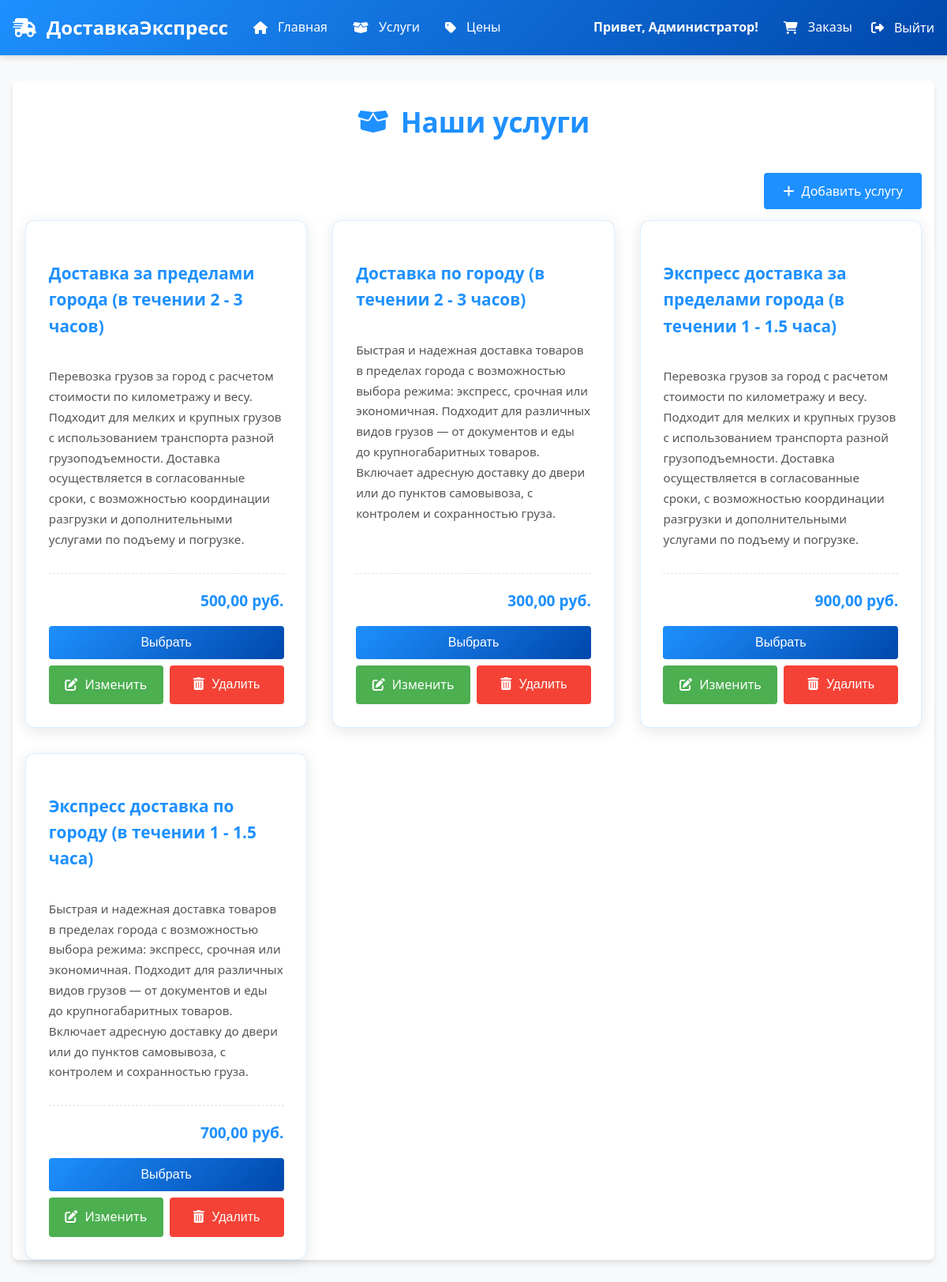
The app's page /services/ (signed in) with its own data.
### delivery/models.py (models this page shows, shortened)
class CustomUser(AbstractUser):
    username = None  # Удаляем поле username
    phone = models.CharField(_('Phone'), max_length=20, unique=True)
    name = models.CharField(_('Name'), max_length=100)
    USERNAME_FIELD = 'phone'
    REQUIRED_FIELDS = ['name']  # Обязательные поля при createsuperuser
    objects = CustomUserManager()

class Service(models.Model):
    name = models.CharField(max_length=100, verbose_name="Название услуги")
    description = models.TextField(verbose_name="Описание услуги")
    price = models.DecimalField(max_digits=10, decimal_places=2, verbose_name="Цена")
    class Meta:
        verbose_name = "Услуга"
        verbose_name_plural = "Услуги"
        ordering = ['name']

### delivery/views.py (the view)
# urls.py: path('', services, name='services'),
def services(request):
    services = Service.objects.all()  # Получаем все услуги из базы
    return render(request, 'services.html', {'services': services})

### templates/services.html (shortened to what this page needs)
{% extends "base.html" %}
{% block content %}
<div style="max-width: 1800px; margin: 2rem auto; padding: 0 1rem; background: white; border-radius: 8px; box-shadow: 0 4px 6px rgba(0, 0, 0, 0.1);">
    <div style="display: flex; align-items: center; margin-bottom: 1.5rem; justify-content: center;">
        <i style="font-size: 2rem; color: #1e90ff;" class="fas fa-box-open"></i>
        <h1 style="font-family: 'Segoe UI', Tahoma, Geneva, Verdana, sans-serif; font-size: 2.2rem; color: #1e90ff; margin-left: 10px; font-weight: 600; text-align: center;">
            Наши услуги
        </h1>
    </div>
    {% if user.is_staff or user.is_superuser %}
    <div style="margin-bottom: 1.5rem; text-align: right;">
        <a href="{% url 'delivery:service_create' %}"
           style="background: #1e90ff; color: white; padding: 0.75rem 1.5rem;
                  border: none; border-radius: 4px; font-weight: 500; font-size: 1rem;
                  text-decoration: none; transition: all 0.3s ease;">
            <i class="fas fa-plus"></i> Добавить услугу
        </a>
    </div>
    {% endif %}
    <div style="display: grid; grid-template-columns: repeat(4, 1fr); gap: 2rem; justify-items: stretch;">
        {% for service in services %}
        <div style="background: white; border-radius: 12px; padding: 1.8rem; box-shadow: 0 4px 20px rgba(0, 0, 0, 0.1); transition: all 0.3s ease; border: 1px solid rgba(30, 144, 255, 0.15); width: 100%; box-sizing: border-box; display: flex; flex-direction: column;">
            <h3 style="font-size: 1.3rem; color: #1e90ff; margin-bottom: 1.2rem; font-weight: 600;">{{ service.name }}</h3>
            <p style="color: #555; line-height: 1.7; margin-bottom: 1.8rem; font-size: 0.95rem; flex-grow: 1;">{{ service.description }}</p>
            <div style="font-weight: 700; color: #1e90ff; text-align: right; padding-top: 1.2rem; border-top: 1px dashed #e0e0e0; font-size: 1.2rem; margin-bottom: 1rem;">
                {{ service.price }} руб.
            </div>
            {% if user.is_authenticated %}
            <button onclick="selectService({{ service.id }})"
                    style="width: 100%; background: linear-gradient(135deg, #1e90ff, #0047ab); color: white; padding: 0.75rem;
                           border: none; border-radius: 4px; font-weight: 500; font-size: 1rem; cursor: pointer;
                           transition: transform 0.3s ease, box-shadow 0.3s ease; margin-bottom: 0.5rem;">
                Выбрать
            </button>
            {% endif %}
            {% if user.is_staff or user.is_superuser %}
            <div style="display: flex; gap: 0.5rem;">
                <a href="{% url 'delivery:service_edit' service.id %}"
                   style="flex: 1; background: #4CAF50; color: white; padding: 0.75rem; text-align: center;
                          border-radius: 4px; font-weight: 500; font-size: 1rem; text-decoration: none;
                          transition: all 0.3s ease;">
                    <i class="fas fa-edit"></i> Изменить
                </a>
                <button onclick="showDeleteModal('{% url 'delivery:service_delete' service.id %}', '{{ service.name|escapejs }}')"
                        style="flex: 1; background: #f44336; color: white; padding: 0.75rem; text-align: center;
                               border: none; border-radius: 4px; font-weight: 500; font-size: 1rem; cursor: pointer;
                               transition: all 0.3s ease;">
                    <i class="fas fa-trash-alt"></i> Удалить
                </button>
            </div>
            {% endif %}
        </div>
        {% endfor %}
    </div>
</div>
{% endblock %}

### templates/base.html (shortened to what this page needs)
<!DOCTYPE html>
<html lang="ru">
<head>
    <link rel="stylesheet" href="https://cdnjs.cloudflare.com/ajax/libs/font-awesome/6.4.0/css/all.min.css" />
</head>
<body>
    <header>
        <div class="container">
            <nav>
                <div class="left-nav">
                    <a href="{% url 'home' %}" class="logo">
                        <i class="fas fa-truck-fast"></i>
                        <span>ДоставкаЭкспресс</span>
                    </a>
                    <a href="{% url 'home' %}"><i class="fas fa-home"></i> Главная</a>
                    <a href="{% url 'delivery:services' %}"><i class="fas fa-box-open"></i> Услуги</a>
                    <a href="{% url 'prices:prices' %}"><i class="fas fa-tag"></i> Цены</a>
                </div>
                <div class="right-nav">
                    {% if user.is_authenticated %}
                        <span class="user-greeting">Привет, {{ user.name }}!</span>
                        {% if user.is_superuser or user.is_staff %}
                            <a href="{% url 'orders' %}"><i class="fas fa-shopping-cart"></i> Заказы</a>
                        {% else %}
                            <a href="{% url 'profile' %}"><i class="fas fa-user"></i> Профиль</a>
                        {% endif %}
                        <form class="logoutButton" id="logout-form" method="post" action="/logout/">
                            <button type="submit">
                                <i class="fas fa-sign-out-alt"></i> Выйти
                            </button>
                        </form>
                    {% else %}
                        <a href="{% url 'login' %}"><i class="fas fa-sign-in-alt"></i> Вход</a>
                        <a href="{% url 'register' %}"><i class="fas fa-user-plus"></i></a>
                    {% endif %}
                </div>
            </nav>
        </div>
    </header>
    <main class="container">
        {% block content %}{% endblock %}
    </main>
</body>
</html>

### templates/base.html (style rules this page uses)
body { font-family: 'Segoe UI', Tahoma, Geneva, Verdana, sans-serif; margin: 0; padding: 0; line-height: 1.6; background-color: #f8f9fa; }
header { background: linear-gradient(135deg, #1e90ff, #0047ab); color: white; padding: 1rem 0; box-shadow: 0 4px 6px rgba(0, 0, 0, 0.1); }
.container { max-width: 1800px; margin: 0 auto; padding: 0 1rem; }
nav { display: flex; justify-content: space-between; align-items: center; }
.left-nav, .right-nav { display: flex; align-items: center; }
.left-nav { gap: 2rem; }
.right-nav { gap: 1.5rem; }
nav a { color: white; text-decoration: none; font-weight: 500; transition: all 0.3s ease; display: flex; align-items: center; gap: 0.5rem; }
.logo { font-weight: 700; font-size: 1.5rem; display: flex; align-items: center; color: white; }
.logo i { margin-right: 0.5rem; }
.user-greeting { font-weight: 600; margin-right: 0.5rem; }
#logout-form button { background: none; border: none; color: white; font-weight: 500; font-family: inherit; font-size: inherit; cursor: pointer; display: flex; align-items: center; gap: 0.5rem; padding: 0; }

### templates/services.html (style rules this page uses)
body { font-family: 'Segoe UI', Tahoma, Geneva, Verdana, sans-serif; color: #333; line-height: 1.6; margin: 0; padding: 0; background-color: #f8f9fa; }
@media (max-width: 1200px) { div[style*="grid-template-columns: repeat(4, 1fr)"] { grid-template-columns: repeat(auto-fit, minmax(280px, 1fr)) !important; } }
a { text-decoration: none; }
i.fas { margin-right: 5px; }

### records on screen
CustomUser: name "Администратор"
Service: name "Доставка за пределами города (в течении 2 - 3 часов)", description "Перевозка грузов за город с расчетом стоимости по километражу и весу. Подходит для мелких и крупных грузов с использованием транспорта разной грузоподъемности. Доставка осуществляется в согласованные сроки, с возможностью координации разгрузки и дополнительными услугами по подъему и погрузке.", price "500,00"
Service: name "Доставка по городу (в течении 2 - 3 часов)", description "Быстрая и надежная доставка товаров в пределах города с возможностью выбора режима: экспресс, срочная или экономичная. Подходит для различных видов грузов — от документов и еды до крупногабаритных товаров. Включает адресную доставку до двери или до пунктов самовывоза, с контролем и сохранностью груза.", price "300,00", {{ service.id }} 1 (drawn)
Service: name "Экспресс доставка за пределами города (в течении 1 - 1.5 часа)", description "Перевозка грузов за город с расчетом стоимости по километражу и весу. Подходит для мелких и крупных грузов с использованием транспорта разной грузоподъемности. Доставка осуществляется в согласованные сроки, с возможностью координации разгрузки и дополнительными услугами по подъему и погрузке.", price "900,00"
Service: name "Экспресс доставка по городу (в течении 1 - 1.5 часа)", description "Быстрая и надежная доставка товаров в пределах города с возможностью выбора режима: экспресс, срочная или экономичная. Подходит для различных видов грузов — от документов и еды до крупногабаритных товаров. Включает адресную доставку до двери или до пунктов самовывоза, с контролем и сохранностью груза.", price "700,00"
